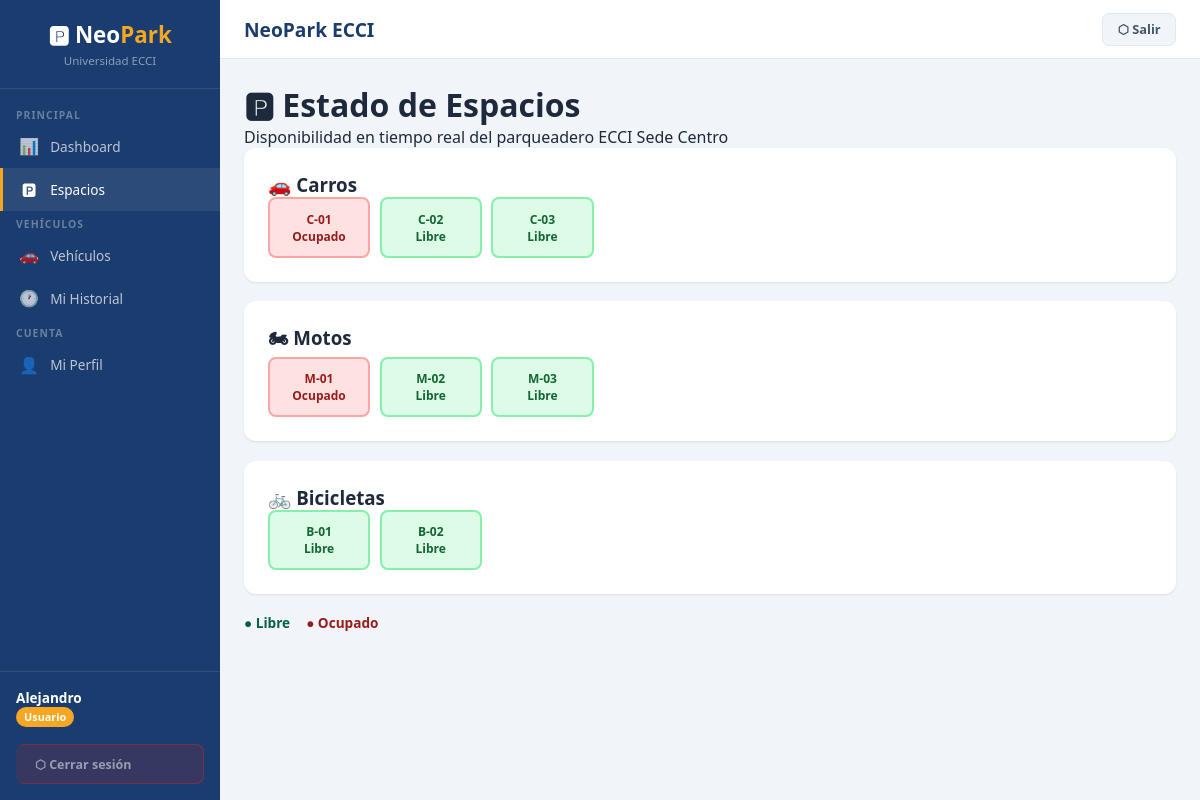
Screenshot of /espacios (signed in) with the database file from the repository.
### tables this page shows
CREATE TABLE TIPO_VEHICULO (
            id_tipo INTEGER PRIMARY KEY AUTOINCREMENT,
            nombre_tipo TEXT NOT NULL UNIQUE, descripcion TEXT);

CREATE TABLE REGISTRO_PARQUEO (
            id_registro INTEGER PRIMARY KEY AUTOINCREMENT,
            placa TEXT NOT NULL, id_espacio INTEGER NOT NULL,
            fecha_entrada TEXT NOT NULL, hora_entrada TEXT NOT NULL,
            fecha_salida TEXT, hora_salida TEXT,
            valor_pagado REAL, estado TEXT NOT NULL DEFAULT 'Abierto'
                CHECK(estado IN ('Abierto','Cerrado')),
            FOREIGN KEY (placa) REFERENCES VEHICULO(placa) ON DELETE RESTRICT,
            FOREIGN KEY (id_espacio) REFERENCES ESPACIO(id_espacio) ON DELETE RESTRICT);

CREATE TABLE ESPACIO (
            id_espacio INTEGER PRIMARY KEY AUTOINCREMENT,
            codigo TEXT NOT NULL UNIQUE, id_tipo INTEGER NOT NULL,
            disponible INTEGER NOT NULL DEFAULT 1,
            FOREIGN KEY (id_tipo) REFERENCES TIPO_VEHICULO(id_tipo) ON DELETE RESTRICT);

### app.py (the view)
@app.route('/espacios')
@login_required
def espacios():
    db  = get_db()
    esp = view_ocupacion_actual(db)
    db.close()
    return render_template('espacios.html', espacios=esp)

### app.py (called while the page is built)
def get_db():
    db = sqlite3.connect(DB_PATH, check_same_thread=False)
    db.row_factory = sqlite3.Row
    db.execute("PRAGMA foreign_keys = ON")
    db.execute("PRAGMA journal_mode = WAL")   # Write-Ahead Logging: mejor concurrencia
    return db

def view_ocupacion_actual(db):
    return db.execute("""
        SELECT e.id_espacio, e.codigo, tv.nombre_tipo,
               CASE WHEN e.disponible=1 THEN 'Libre' ELSE 'Ocupado' END as estado,
               e.disponible,
               r.placa, r.fecha_entrada, r.hora_entrada,
               u.nombre||' '||u.apellido as propietario,
               CAST((julianday('now') - julianday(r.fecha_entrada||' '||r.hora_entrada))*24*60 AS INTEGER) as minutos_transcurridos,
               CASE WHEN e.disponible=1 THEN 'Libre' ELSE 'Ocupado' END as estado_texto
        FROM ESPACIO e
        JOIN TIPO_VEHICULO tv ON e.id_tipo=tv.id_tipo
        LEFT JOIN REGISTRO_PARQUEO r ON r.id_espacio=e.id_espacio AND r.estado='Abierto'
        LEFT JOIN VEHICULO v ON r.placa=v.placa
        LEFT JOIN USUARIO u ON v.id_usuario=u.id_usuario
        ORDER BY e.codigo
    """).fetchall()

def login_required(f):
    @wraps(f)
    def d(*a, **kw):
        if 'user_id' not in session: return redirect(url_for('login'))
        return f(*a, **kw)
    return d

### templates/espacios.html (shortened to what this page needs)
{% extends 'base.html' %}
{% block content %}
<div class="page-header">
  <h1>🅿 Estado de Espacios</h1>
  <p>Disponibilidad en tiempo real del parqueadero ECCI Sede Centro</p>
</div>
{% for tipo in ['Carro','Moto','Bicicleta'] %}
<div class="card">
  <h3>{% if tipo=='Carro' %}🚗{% elif tipo=='Moto' %}🏍{% else %}🚲{% endif %} {{ tipo }}s</h3>
  <div class="espacio-grid">
    {% for e in espacios if e.nombre_tipo == tipo %}
    <div class="espacio-cell {{ 'libre' if e.disponible else 'ocupado' }}">
      <div class="codigo">{{ e.codigo }}</div>
      <div>{{ e.estado_texto }}</div>
    </div>
    {% endfor %}
  </div>
</div>
{% endfor %}
<div style="display:flex;gap:1rem;font-size:.85rem;margin-top:.5rem">
  <span style="color:#065f46;font-weight:600">● Libre</span>
  <span style="color:#991b1b;font-weight:600">● Ocupado</span>
</div>
{% endblock %}

### templates/base.html (style rules this page uses)
:root { --azul:#1a3c6e;--dorado:#f5a623;--gris:#f1f5f9;--texto:#1e293b;--verde:#059669;--rojo:#dc2626;--naranja:#ea580c;--sidebar:220px }
* { box-sizing:border-box;margin:0;padding:0 }
body { font-family:'Segoe UI',system-ui,sans-serif;background:var(--gris);color:var(--texto);display:flex;min-height:100vh }
.card { background:#fff;border-radius:12px;box-shadow:0 1px 3px rgba(0,0,0,.06),0 1px 2px rgba(0,0,0,.04);padding:1.5rem;margin-bottom:1.2rem }
.espacio-grid { display:grid;grid-template-columns:repeat(auto-fill,minmax(90px,1fr));gap:.6rem }
.espacio-cell { border-radius:8px;padding:.7rem .4rem;text-align:center;font-size:.75rem;font-weight:700;border:2px solid transparent;cursor:default;transition:transform .15s }
.espacio-cell.libre { background:#dcfce7;border-color:#86efac;color:#166534 }
.espacio-cell.ocupado { background:#fee2e2;border-color:#fca5a5;color:#991b1b }

### rows the page displays
TIPO_VEHICULO: nombre_tipo "Carro"
REGISTRO_PARQUEO: codigo "C-01", estado_texto "Ocupado"
ESPACIO: codigo "C-02", estado_texto "Libre"
ESPACIO: codigo "C-03", estado_texto "Libre"
TIPO_VEHICULO: nombre_tipo "Moto"
REGISTRO_PARQUEO: codigo "M-01", estado_texto "Ocupado"
ESPACIO: codigo "M-02", estado_texto "Libre"
ESPACIO: codigo "M-03", estado_texto "Libre"
TIPO_VEHICULO: nombre_tipo "Bicicleta"
ESPACIO: codigo "B-01", estado_texto "Libre"
ESPACIO: codigo "B-02", estado_texto "Libre"

### other values shown
{{ session.nombre }} "Alejandro"
{{ session.rol }} "Usuario"
